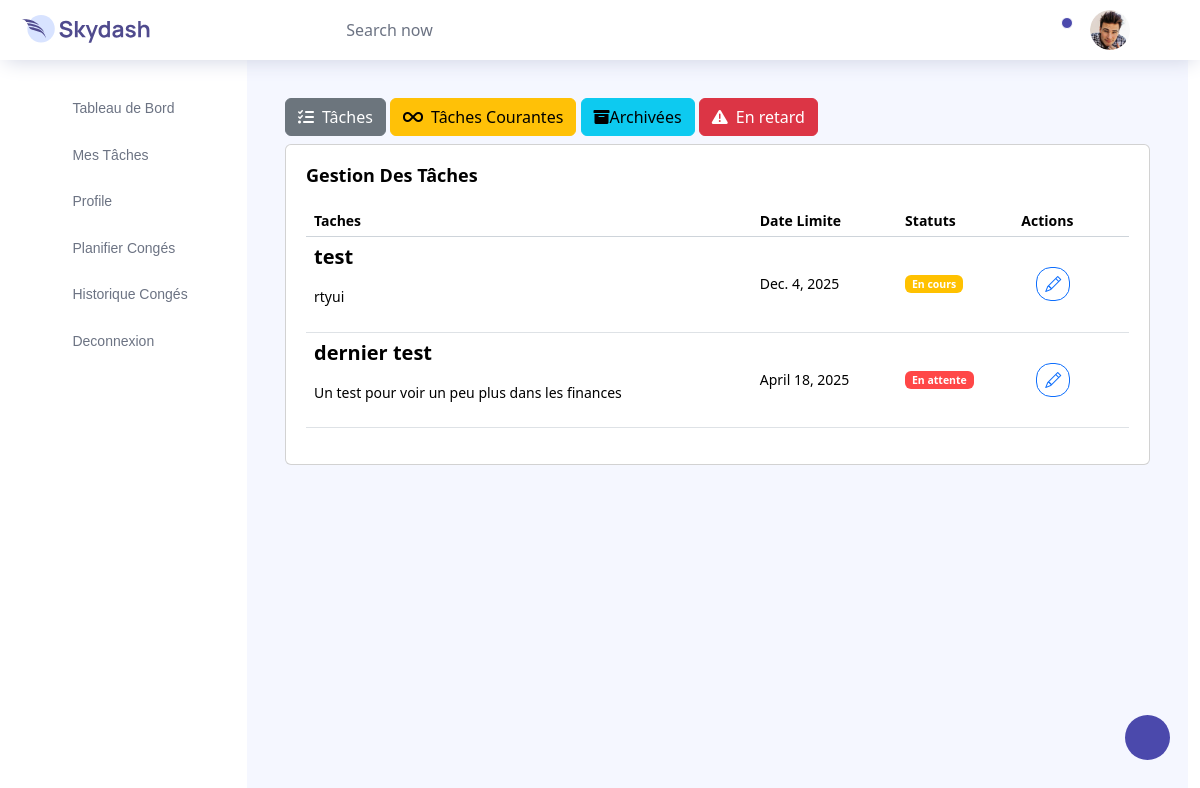
The app's page /tasks/mycourant (signed in), older data.
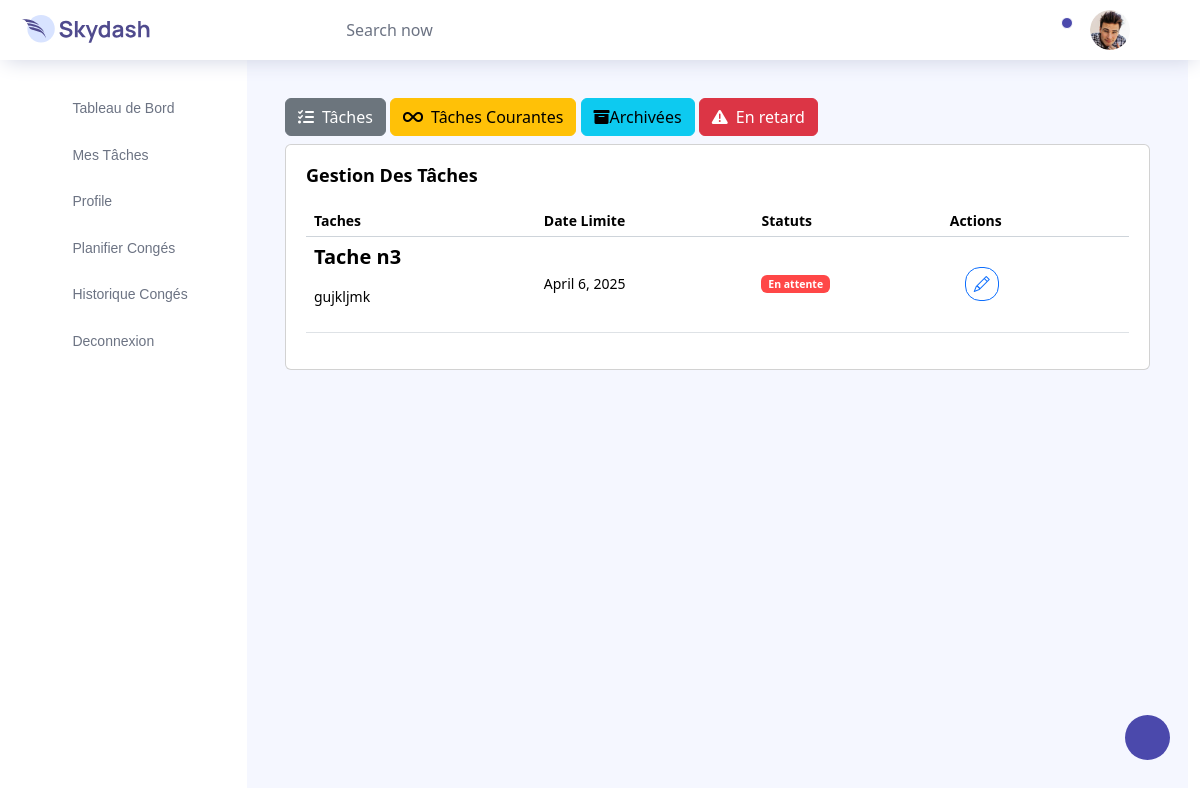
The same page, newer data.
### Taches/models.py (models this page shows, shortened)
class Tache(models.Model):
    STATUT_CHOICES = [
        ('en_attente', 'En attente'),
        ('en_cours', 'En cours'),
        ('terminee', 'Terminée'),
    ]
    ARCHIVE_CHOICES = [
        ('oui', 'Oui'),
        ('non', 'Non'),
    ]
    titre = models.CharField(max_length=255)
    description = models.TextField()
    statut = models.CharField(max_length=20, choices=STATUT_CHOICES, default='en_attente')
    user = models.ForeignKey(Utilisateur, on_delete=models.CASCADE, related_name='taches')
    archive = models.CharField(max_length=10, choices=ARCHIVE_CHOICES, default='non')  # Statut d'archivage
    mention_archive = models.TextField(null=True, blank=True)  # Explication de l'archivage
    date_limite = models.DateField(null=True, blank=True)  # Date limite pour terminer la tâche
    date_creation = models.DateTimeField(auto_now_add=True)  # Date de création automatique

### Taches/views.py (the view)
# urls.py: path('mycourant', views.mycourant, name='mycourant'), #pour afficher les taches courantes
def mycourant(request):
    taches = Tache.objects.filter(user=request.user).filter(Q(statut='en_attente')|Q(statut='en_cours'))
    return render(request, 'emp/tache/etat/courant.html',{"taches":taches}) #pour les taches courante(en cours et en attente)

### templates/emp/tache/etat/courant.html (shortened to what this page needs)
{% extends 'emp/tache/taches.html'  %}
{% block content %}
<div class="d-flex flex-wrap justify-content-between mb-2">
  <div class="filter-buttons">
    <a href="{%url 'mestaches' %}" class="btn btn-secondary btn-custom">
      <i class="fas fa-tasks me-2"></i>Tâches
    </a>
    <a
      href="{%url 'mycourant' %}"
      class="btn btn-warning btn-custom">
      <i class="fas fa-infinity me-2"></i>Tâches Courantes
    </a>
    <a
      href="{%url 'myarchive' %}"
      class="btn btn-info btn-custom">
      <i class="fas fa-box-archive"></i>Archivées
    </a>
    <a
      href="{%url 'myretard' %}"
      class="btn btn-danger btn-custom">
      <i class="fas fa-exclamation-triangle me-2"></i>En retard
    </a>
  </div>
</div>
<div class="row">
    <div class="col-md-12 grid-margin stretch-card">
      <div class="card">
        <div class="card-body">
          <h4 class="card-title">Gestion des Tâches</h4>
          <div class="table-responsive">
            <table class="table table-hover">
              <thead>
                <tr>
                  <th>Taches</th>
                  <th>Date Limite</th>
                  <th>Statuts</th>
                  <th>Actions</th>
                </tr>
              </thead>
              <tbody>
                {% for tache in taches %}
                <tr>
                  <td>
                    <h5 class="mb-1 fw-bold"> {{tache.titre}}</h5>
                    <br>
                    <p>{{tache.description}} </p>
                  </td>
                  <td> {{tache.date_limite}} </td>
                  <td>
                    {% if tache.statut == 'terminee' %}
                        <label class="badge badge-success">Terminée</label>
                    {% elif tache.statut == 'en_cours' %}
                        <label class="badge badge-warning">En cours</label>
                     {% else %}
                         <label class="badge badge-danger">En attente</label>
                    {% endif %}
                  </td>
                  <td class="text-danger">
                    <div class="col-md-2 d-flex text-end">
                      <a href="{% url 'editmytasks' tache.id %}" class="btn btn-sm btn-outline-primary me-1"><i class="bi bi-pencil"></i></a>
                    </div>
                  </td>
                </tr>
                {% endfor %}
              </tbody>
            </table>
          </div>
        </div>
      </div>
    </div>
  </div>
{% endblock %}

Row changes from the older to the newer data that the page shows:
no longer on this page (row edited): Tache: titre "test", description "rtyui", date_limite "Dec. 4, 2025", statut "En cours"
no longer on this page (row edited): Tache: titre "dernier test", description "Un test pour voir un peu plus dans les finances", date_limite "April 18, 2025", statut "En attente"
added Tache: titre "Tache n3", description "gujkljmk", date_limite "April 6, 2025", statut "En attente"
